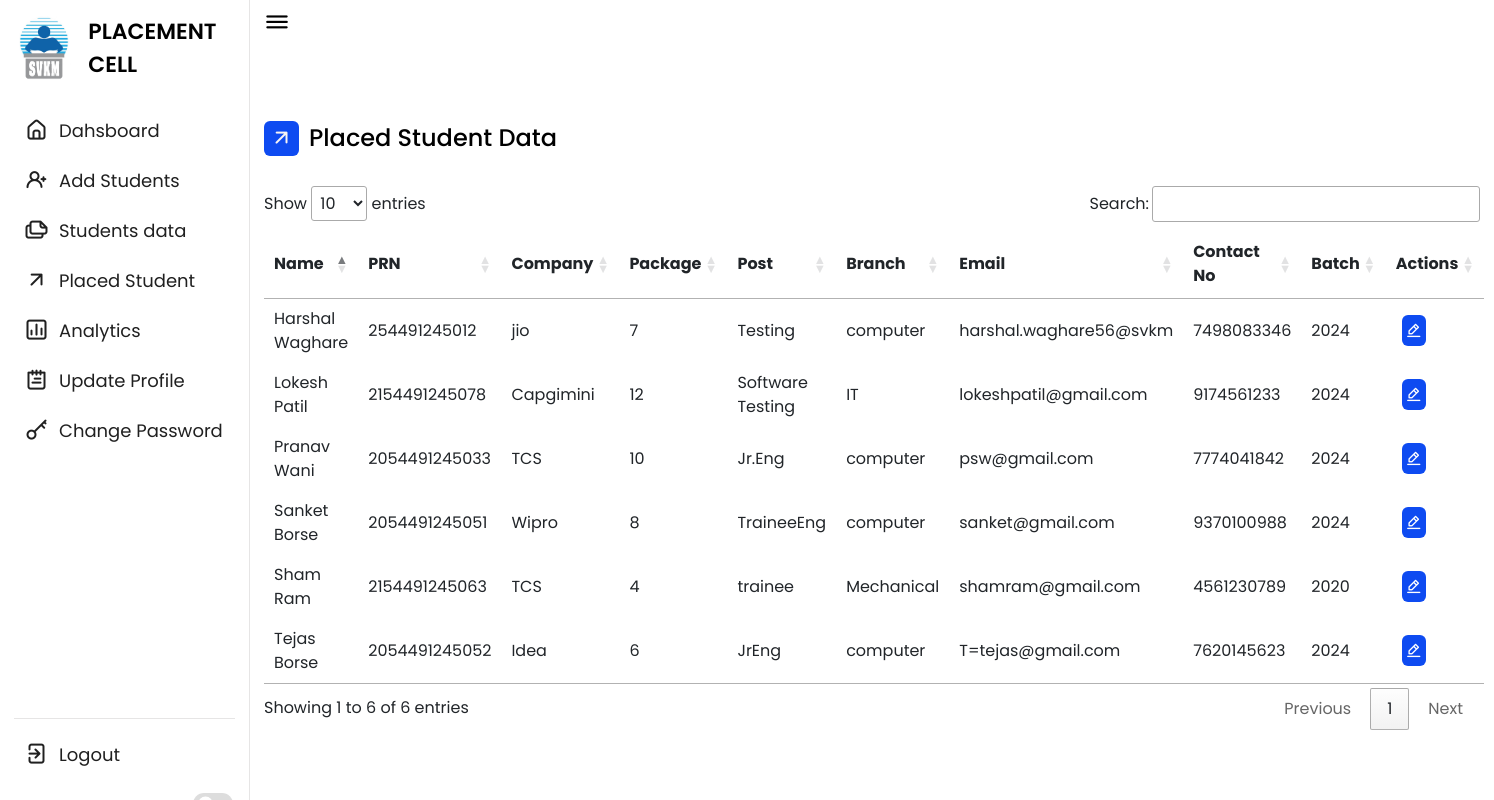
Page /placed_Student.php (signed in) on the committed database.
### tables this page shows
CREATE TABLE `student` (
  `fname` varchar(10) NOT NULL,
  `lname` varchar(10) NOT NULL,
  `prn` bigint(11) NOT NULL,
  `sap` bigint(11) NOT NULL,
  `batch` int(11) NOT NULL,
  `contact` bigint(11) NOT NULL,
  `email` varchar(30) NOT NULL,
  `age` int(11) NOT NULL,
  `branch` varchar(10) NOT NULL,
  `cgpa` float NOT NULL,
  `status` int(10) NOT NULL
);

CREATE TABLE `student_placed_info` (
  `prn` bigint(20) NOT NULL,
  `company` varchar(20) NOT NULL,
  `package` int(11) NOT NULL,
  `post` varchar(20) NOT NULL
);

### placed_Student.php (the view, shortened to what this page needs)
<!DOCTYPE html>
<html lang="en">
<head>
          <link rel="stylesheet" type="text/css" href="css/lib.2.css">
          <link rel="stylesheet" type="text/css" href="css/light.css">
          <link rel="stylesheet" type="text/css" href="css/bootstrap5.css">
          <link rel="stylesheet" href="css/style.css">
     <link rel="stylesheet" href="https://unicons.iconscout.com/release/v4.0.0/css/line.css">
      <link rel="stylesheet" href="https://cdn.jsdelivr.net/npm/bootstrap@4.6.2/dist/css/bootstrap.min.css">
        </head>
        <body data-theme="light" data-layout="fluid">
        <nav>
        <div class="logo-name">
            <div class="logo-image">
                <img src="img/logo.jpg" style="height: 75px; width:75px" alt="">
            </div>
            <span class="logo_name">PLACEMENT CELL</span>
        </div>
        <div class="menu-items">
        <?php
            include 'partials/_dbconnect.php';
            $uname = $_SESSION['username'];
            $sql = "SELECT `role` FROM `users` WHERE username= '$uname' ";
            $result = mysqli_query($conn , $sql);
            $num = mysqli_num_rows($result);
            $admin_or_faculty = $num;
            if($num > 0) {
            echo "
            <ul class='nav-links' style='padding-left: 0rem;'>
                <li><a href='admin_dashboard.php'>
                    <i class='uil uil-estate'></i>
                    <span class='link-name'>Dahsboard</span>
                </a></li>
                <li><a href='add_student.php'>
                    <i class='uil-user-plus'></i>
                    <span class='link-name'>Add Students</span>
                </a></li>
                <li><a href='student_data.php'>
                    <i class='uil uil-files-landscapes'></i>
                    <span class='link-name'>Students data</span>
                </a></li>
                <li><a href='#'>
                    <i class='uil-arrow-up-right'></i>
                    <span class='link-name'>Placed Student</span>
                </a></li>
                <li><a href='analytics.php'>
                    <i class='uil uil-chart'></i>
                    <span class='link-name'>Analytics</span>
                </a></li>";
            echo "<li><a href='update_profile_admin_faculty.php'>
            <i class='uil-notes'></i>
            <span class='link-name'>Update Profile</span>
        </a></li>";
        }
            echo "
        <li><a href='change_password.php'>
            <i class='uil-key-skeleton'></i>
            <span class='link-name'>Change Password</span>
        </a></li></ul>";
            ?>
            <ul class="logout-mode" style="padding-left: 0rem;">
                <li><a href="/miniproject_final/logout.php">
                    <i class="uil uil-signout"></i>
                    <span class="link-name">Logout</span>
                </a></li>
                <div class="mode-toggle">
                  <span class="switch"></span>
                </div>
            </ul>
        </div>
    </nav>
    <?php
if($admin_or_faculty>0) {
?>
        <div class="dashboard">
        <div class="top" style="background-color: transparent;">
            <i class="uil uil-bars sidebar-toggle"></i>
        </div>
        <div class='dash-content'>
        <div class='overview'>
            <div class='title'>
                <i class='uil-arrow-up-right'></i>
                <span class='text'>Placed Student Data</span>
            </div>
            <table id="myTable">
            <thead>
              <tr>
                <th>Name</th>
                <th>PRN</th>
                <th>Company</th>
                <th>Package</th>
                <th>Post</th>
                <th>Branch</th>
                <th>Email</th>
                <th>Contact No</th>
                <th>Batch</th>
                <th>Actions</th>
              </tr>
            </thead>
            <tbody>
            <?php
             include 'partials/_dbconnect.php';
            $sql = "SELECT student.fname,student.prn,student.lname,student.batch,student_placed_info.company,
            student_placed_info.package,student_placed_info.post,student.branch,student.email,student.contact,student.prn from student JOIN student_placed_info
            ON student.prn = student_placed_info.prn ORDER BY student_placed_info.package ";
            $result = mysqli_query($conn , $sql);
            $num = mysqli_num_rows($result);
                $i = 0;
            if($num>0){
                while ($i<$num) {
                $row = mysqli_fetch_assoc($result);
          echo "<tr>
                <td>".$row['fname']." ".$row['lname']."</td>
            <td>".$row['prn']."</td>
            <td>".$row['company']."</td>
            <td>".$row['package']."</td>
            <td>".$row['post']."</td>
            <td>".$row['branch']."</td>
            <td>".$row['email']."</td>
            <td>".$row['contact']."</td>
            <td>".$row['batch']."</td>
            <td>
            <span style='    background-color: var(--primary-color);
            border-radius: 6px;
            color: var(--title-icon-color);
            width: 19px;
            justify-content: center;
            align-items: center;
            text-align: center;  margin-left: 6px; padding: 4px;'> <a style='color: white;' class='edit' title='Edit' data-toggle='modal' data-target='#myEditModal".$i."'> <i class=' uil-edit-alt'> </i> </a> </span>
            </td>
          </tr>";
          echo "<div class='modal-body'>"; ?>
                </div>
<?php
                $i++;
                }
            }
}
            ?>
 <link rel="stylesheet" href="//cdn.datatables.net/1.12.1/css/jquery.dataTables.min.css">
</body>
</html>

### css/lib.2.css (style rules this page uses)
html, body { height: 100%; }

### css/style.css (style rules this page uses)
* { margin: 0; padding: 0; box-sizing: border-box; font-family: 'Poppins', sans-serif; }
:root { --primary-color: #0E4BF1; --panel-color: #FFF; --text-color: #000; --black-light-color: #202020; --border-color: #e6e5e5; --toggle-color: #DDD; --box1-color: #4DA3FF; --box2-color: #FFE6AC; --box3-color: #E7D1FC; --title-icon-color: rgb(248, 244, 244); --tran-05: all 0.5s ease; --tran-03: all 0.3s ease; --tran-03: all 0.2s ease; }
body { min-height: 100vh; background-color: var(--primary-color); }
nav { position: fixed; top: 0; left: 0; height: 100%; width: 250px; padding: 10px 14px; background-color: var(--panel-color); border-right: 1px solid var(--border-color); transition: var(--tran-05); }
nav .logo-name { display: flex; align-items: center; }
nav .logo-image { display: flex; justify-content: center; min-width: 45px; }
nav .logo-image img { width: 40px; object-fit: cover; border-radius: 50%; background-color: #000; }
nav .logo-name .logo_name { font-size: 22px; font-weight: 600; color: var(--text-color); margin-left: 14px; transition: var(--tran-05); }
nav .menu-items { margin-top: 20px; height: calc(100% - 90px); display: flex; flex-direction: column; justify-content: space-between; }
.menu-items li { list-style: none; }
.menu-items li a { display: flex; align-items: center; height: 50px; text-decoration: none; position: relative; }
.menu-items li a i { font-size: 24px; min-width: 45px; height: 100%; display: flex; align-items: center; justify-content: center; color: var(--black-light-color); }
.menu-items li a .link-name { font-size: 18px; font-weight: 400; color: var(--black-light-color); transition: var(--tran-05); }
.menu-items .logout-mode { padding-top: 10px; border-top: 1px solid var(--border-color); }
.menu-items .mode-toggle { position: absolute; right: 14px; height: 50px; min-width: 45px; display: flex; align-items: center; justify-content: center; cursor: pointer; }
.mode-toggle .switch { position: relative; display: inline-block; height: 22px; width: 40px; border-radius: 25px; background-color: var(--toggle-color); }
.switch:before { content: ""; position: absolute; left: 5px; top: 50%; transform: translateY(-50%); height: 15px; width: 15px; background-color: var(--panel-color); border-radius: 50%; transition: var(--tran-03); }
.dashboard { position: relative; left: 250px; background-color: var(--panel-color); min-height: 100vh; width: calc(100% - 250px); padding: 10px 14px; transition: var(--tran-05); }
.dashboard .top { position: fixed; top: 0; left: 250px; display: flex; width: calc(100% - 250px); justify-content: space-between; align-items: center; padding: 10px 14px; background-color: var(--panel-color); transition: var(--tran-05); z-index: 10; }
.dashboard .top .sidebar-toggle { font-size: 26px; color: var(--text-color); cursor: pointer; }
.dashboard .dash-content { padding-top: 50px; }
.dash-content .title { display: flex; align-items: center; margin: 60px 0 30px 0; }
.dash-content .title i { position: relative; height: 35px; width: 35px; background-color: var(--primary-color); border-radius: 6px; color: var(--title-icon-color); display: flex; align-items: center; justify-content: center; font-size: 24px; }
.dash-content .title .text { font-size: 24px; font-weight: 500; color: var(--text-color); margin-left: 10px; }

### rows in the picture
student: fname "Sham", lname "Ram", prn "2154491245063", student_placed_info.company "TCS", student_placed_info.package "4", student_placed_info.post "trainee", branch "Mechanical", email "shamram@gmail.com", contact "4561230789", batch "2020"
student: fname "Tejas", lname "Borse", prn "2054491245052", student_placed_info.company "Idea", student_placed_info.package "6", student_placed_info.post "JrEng", branch "computer", email "T=tejas@gmail.com", contact "7620145623", batch "2024"
student: fname "Harshal", lname "Waghare", prn "254491245012", student_placed_info.company "jio", student_placed_info.package "7", student_placed_info.post "Testing", branch "computer", email "harshal.waghare56@svkm", contact "7498083346", batch "2024"
student: fname "Sanket", lname "Borse", prn "2054491245051", student_placed_info.company "Wipro", student_placed_info.package "8", student_placed_info.post "TraineeEng", branch "computer", email "sanket@gmail.com", contact "9370100988", batch "2024"
student: fname "Pranav", lname "Wani", prn "2054491245033", student_placed_info.company "TCS", student_placed_info.package "10", student_placed_info.post "Jr.Eng", branch "computer", email "psw@gmail.com", contact "7774041842", batch "2024"
student: fname "Lokesh", lname "Patil", prn "2154491245078", student_placed_info.company "Capgimini", student_placed_info.package "12", student_placed_info.post "Software Testing", branch "IT", email "lokeshpatil@gmail.com", contact "9174561233", batch "2024"
